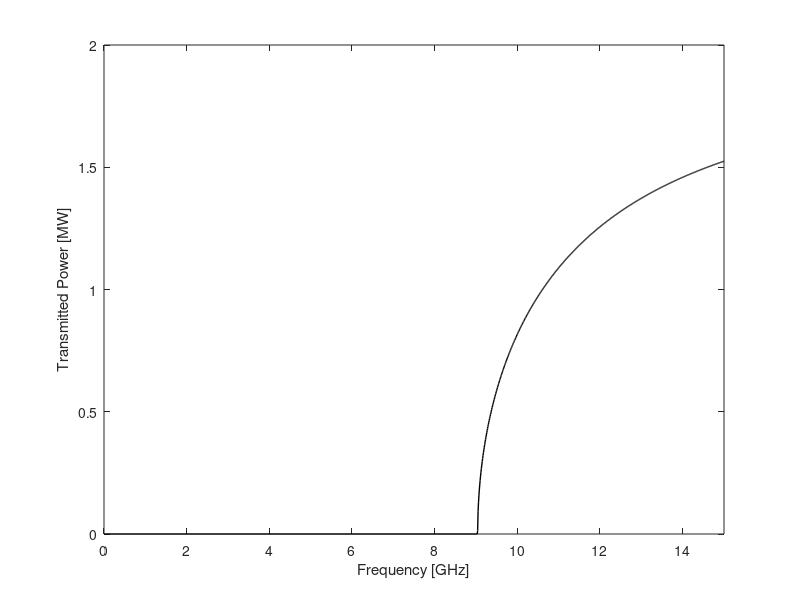
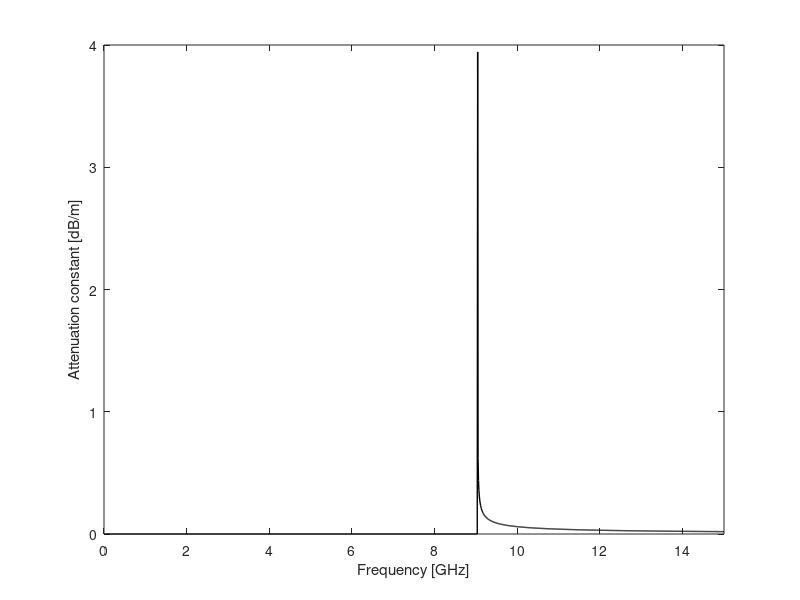

Write MATLAB code to recreate these figures, in order.
%% Author: ield
% Script created to solve the Exercise 2 of task 2 of the RFTC subject of
% the MSTC

%% Calculate the transmitted power
a = 20.24e-3;        % a [m]
er = 1;              % Dielectric constant
c = 3e8;            % Speed of light [m/s]
eta = 120*pi;
fmin = 0;
fmax = 1500;
f = 10e6*[fmin:fmax];     % Frequency axis [Hz] (from 0 to 10 GHz with jump of 10 MHz)
E0 = 1.5e6;
p11 = 3.832

% Calculate transmitted power
fc = c/(2*pi)*p11/a
W = 0.995*pi*a^2/(4*eta)*E0^2.*sqrt(1-(fc./f).^2);


figure('Color',[1 1 1]);

plot(f/1e9, W/1e6, 'k', 'LineWidth', 1);

xlim([f(1)/1e9 f(end)/1e9]);
xlabel('Frequency [GHz]');
ylabel('Transmitted Power [MW]');

saveas(gcf, '../Task2/Images/Ex2a', 'svg');

%% Calculate attenuation constant

% Obtain alphad
cond = 6.17e7;
e0 = 8.854e-12;           % Constant. See pozar appendix
mu0 = 4*pi*1e-7;


Rs = sqrt((2*pi*f*mu0)/(2*cond));% Pozar pag28. Rs = 1/(sigmadelta)
alphac = 1./eta.*Rs.*((fc./f).^2+1/(p11^2-1))./(a.*sqrt(1-(fc./f).^2)); %Microwave T3 slides.


alphaTot = alphac *8.685889638; % Change to dB

figure('Color',[1 1 1]);

plot(f/1e9, alphaTot, 'k', 'LineWidth', 1);
xlim([f(1)/1e9 f(end)/1e9]);
xlabel('Frequency [GHz]');
ylabel('Attenuation constant [dB/m]');
saveas(gcf, '../Task2/Images/Ex2b', 'svg');
